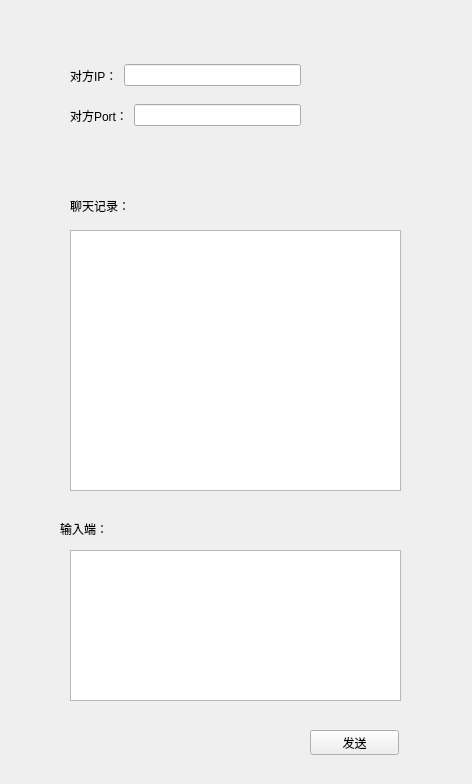
<?xml version="1.0" encoding="UTF-8"?>
<ui version="4.0">
 <class>Widget</class>
 <widget class="QWidget" name="Widget">
  <property name="geometry">
   <rect>
    <x>0</x>
    <y>0</y>
    <width>472</width>
    <height>784</height>
   </rect>
  </property>
  <property name="windowTitle">
   <string>Widget</string>
  </property>
  <widget class="QLabel" name="label_3">
   <property name="geometry">
    <rect>
     <x>70</x>
     <y>190</y>
     <width>91</width>
     <height>31</height>
    </rect>
   </property>
   <property name="text">
    <string>聊天记录：</string>
   </property>
  </widget>
  <widget class="QTextEdit" name="textEdit">
   <property name="geometry">
    <rect>
     <x>70</x>
     <y>230</y>
     <width>331</width>
     <height>261</height>
    </rect>
   </property>
  </widget>
  <widget class="QLabel" name="label_4">
   <property name="geometry">
    <rect>
     <x>60</x>
     <y>520</y>
     <width>67</width>
     <height>17</height>
    </rect>
   </property>
   <property name="text">
    <string>输入端：</string>
   </property>
  </widget>
  <widget class="QTextEdit" name="textEdit_2">
   <property name="geometry">
    <rect>
     <x>70</x>
     <y>550</y>
     <width>331</width>
     <height>151</height>
    </rect>
   </property>
  </widget>
  <widget class="QPushButton" name="pushButton">
   <property name="geometry">
    <rect>
     <x>310</x>
     <y>730</y>
     <width>89</width>
     <height>25</height>
    </rect>
   </property>
   <property name="text">
    <string>发送</string>
   </property>
  </widget>
  <widget class="QWidget" name="">
   <property name="geometry">
    <rect>
     <x>70</x>
     <y>60</y>
     <width>231</width>
     <height>31</height>
    </rect>
   </property>
   <layout class="QHBoxLayout" name="horizontalLayout">
    <item>
     <widget class="QLabel" name="label">
      <property name="text">
       <string>对方IP：</string>
      </property>
     </widget>
    </item>
    <item>
     <widget class="QLineEdit" name="lineEdit"/>
    </item>
   </layout>
  </widget>
  <widget class="QWidget" name="">
   <property name="geometry">
    <rect>
     <x>70</x>
     <y>100</y>
     <width>231</width>
     <height>31</height>
    </rect>
   </property>
   <layout class="QHBoxLayout" name="horizontalLayout_2">
    <item>
     <widget class="QLabel" name="label_2">
      <property name="text">
       <string>对方Port：</string>
      </property>
     </widget>
    </item>
    <item>
     <widget class="QLineEdit" name="lineEdit_2"/>
    </item>
   </layout>
  </widget>
 </widget>
 <resources/>
 <connections/>
</ui>
